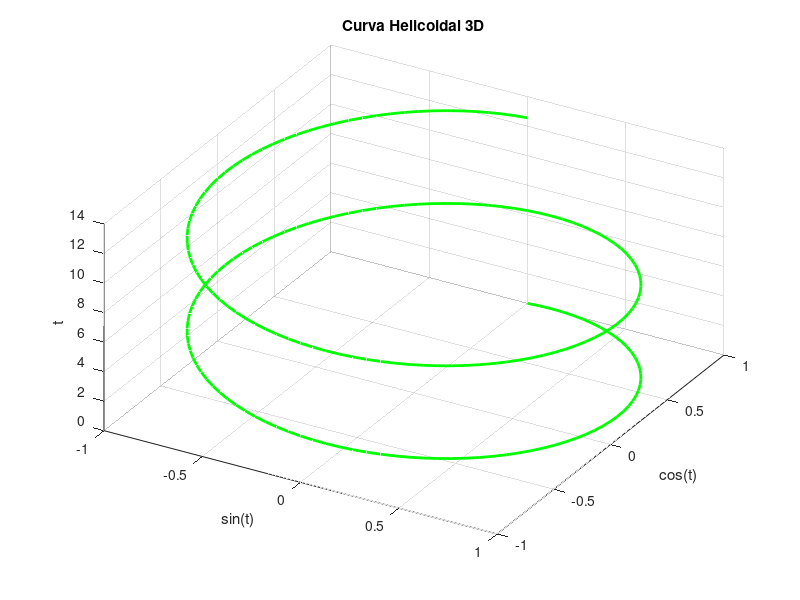

The MATLAB script that drew this image:
t = 0:pi/50:4*pi; % Dos ciclos para mejor visualización
x = sin(t);
y = cos(t);
z = t;
figure;
h = plot3(x, y, z, 'g-', 'LineWidth', 2);
title('Curva Helicoidal 3D');
xlabel('sin(t)'); ylabel('cos(t)'); zlabel('t');
grid on;
view(30, 45); % Cambia el punto de vista azimut=30, elevación=45